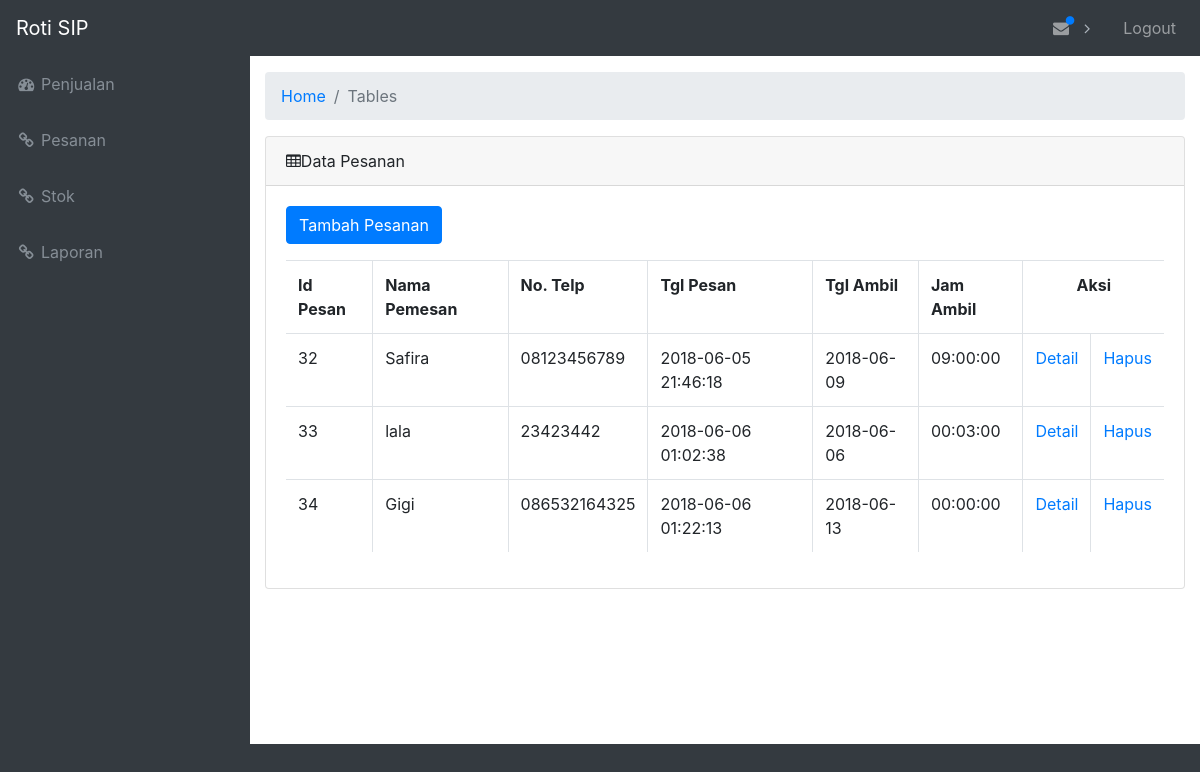
The page /index.php/pesanan on the database its author committed.
### tables this page shows
CREATE TABLE `tabel_pesanan` (
  `id_pesan` int(10) NOT NULL,
  `id_roti` int(11) NOT NULL,
  `nama_pemesan` varchar(30) NOT NULL,
  `no_telp` varchar(13) NOT NULL,
  `jumlah_roti` int(11) NOT NULL,
  `tgl_pesan` timestamp NOT NULL DEFAULT CURRENT_TIMESTAMP ON UPDATE CURRENT_TIMESTAMP,
  `tgl_ambil` date NOT NULL,
  `jam_ambil` time NOT NULL,
  `alamat_antar` varchar(100) DEFAULT NULL,
  `selesai` tinyint(1) DEFAULT NULL
);

### application/controllers/Pesanan.php (called while the page is built, shortened)
<?php
class Pesanan extends CI_Controller{
	function __construct(){
		$this->load->helper(array('url'));
		$this->load->model('Pesanan_model');
	}
	function index(){
		$data = array (
				'data' =>$this->Pesanan_model->get_data());
		$this->load->view('ReadPesanan_view', $data);
	}
}
?>

### index.php (called while the page is built, shortened)
<?php
require_once BASEPATH.'core/CodeIgniter.php';

### application/models/Pesanan_model.php (called while the page is built, shortened)
<?php
class Pesanan_model extends CI_Model {
  function get_data(){
    $query = $this->db->query("SELECT * FROM tabel_pesanan JOIN tabel_roti WHERE tabel_pesanan.id_roti=tabel_roti.id_roti");
    return $query->result();
  }
}
?>

### application/views/ReadPesanan_view.php (the view, shortened to what this page needs)
<!DOCTYPE html>
<html lang="en">
<head>
  <link href="<?php echo base_url ('assets/vendor/bootstrap/css/bootstrap.min.css'); ?>" rel="stylesheet">
  <link href="<?php echo base_url ('assets/vendor/font-awesome/css/font-awesome.min.css');?>" rel="stylesheet" type="text/css">
  <link href="<?php echo base_url ('assets/vendor/datatables/dataTables.bootstrap4.css');?>" rel="stylesheet">
  <link href="<?php echo base_url ('assets/css/sb-admin.css');?>" rel="stylesheet">
</head>
<body class="fixed-nav sticky-footer bg-dark" id="page-top">
  <nav class="navbar navbar-expand-lg navbar-dark bg-dark fixed-top" id="mainNav">
    <a class="navbar-brand" href="<?php echo base_url ();?>Login/Home">Roti SIP</a>
    <div class="collapse navbar-collapse" id="navbarResponsive">
      <?php
        $this->load->view('Menu');
      ?>
      <ul class="navbar-nav ml-auto">
        <li class="nav-item dropdown">
          <a class="nav-link dropdown-toggle mr-lg-2" id="alertsDropdown" href="#" data-toggle="dropdown" aria-haspopup="true" aria-expanded="false">
             <i class="fa fa-fw fa-envelope"></i>
            <span class="indicator text-primary d-none d-lg-block">
              <i class="fa fa-fw fa-circle"></i>
            </span>
          </a>
        </li>
        <li class="nav-item">
          <a class="nav-link" href="<?php echo base_url();?>Login/Logout">Logout</a>
        </li>
      </ul>
    </div>
  </nav>
  <div class="content-wrapper">
    <div class="container-fluid">
      <ol class="breadcrumb">
        <li class="breadcrumb-item">
          <a href="<?php echo base_url();?>Login/Home">Home</a>
        </li>
        <li class="breadcrumb-item active">Tables</li>
      </ol>
      <div class="card mb-3">
        <div class="card-header">
          <i class="fa fa-table"></i>Data Pesanan</div>
        <div class="card-body">
          <div class="table-responsive">
              <p><a class="btn btn-primary" href="<?php echo base_url()?>Pesanan/input">Tambah Pesanan</a></p>
      <p align="center">
      <table class="table table-bordered" id="dataTable" width="100%" cellspacing="0">
        <tr>
          <th>Id Pesan</th>
          <th>Nama Pemesan</th>
          <th>No. Telp</th>
          <th>Tgl Pesan</th>
          <th>Tgl Ambil</th>
          <th>Jam Ambil</th>
          <th colspan="2"> <center> Aksi </center></th>
        </tr>
        <?php
        foreach ($data as $row){ ?>
        <tr>
          <td><?php echo $row->id_pesan;?></td>
          <td><?php echo $row->nama_pemesan;?></td>
          <td><?php echo $row->no_telp;?></td>
          <td><?php echo $row->tgl_pesan;?></td>
          <td><?php echo $row->tgl_ambil;?></td>
          <td><?php echo $row->jam_ambil;?></td>
          <td><a href="<?php echo base_url(); ?>Pesanan/detail/<?php echo $row->id_pesan;?>">Detail</a></td>
          <td><a href="<?php echo base_url(); ?>Pesanan/delete/<?php echo $row->id_pesan;?>">Hapus</a></td>
        </tr>
        <?php
      }?>
      </table>
    </p>
        </div>
          </div>
        </div>
      </div>
    </div>
</body>
</html>

### application/views/Menu.php (shortened to what this page needs)
<ul class="navbar-nav navbar-sidenav" id="exampleAccordion">
        <li class="nav-item" data-toggle="tooltip" data-placement="right" title="Dashboard">
          <a class="nav-link" href="<?php echo base_url();?>Penjualan">
            <i class="fa fa-fw fa-dashboard"></i>
            <span class="nav-link-text">Penjualan</span>
          </a>
        </li>
       <li class="nav-item" data-toggle="tooltip" data-placement="right" title="Link">
          <a class="nav-link" href="<?php echo base_url();?>Pesanan">
            <i class="fa fa-fw fa-link"></i>
            <span class="nav-link-text">Pesanan</span>
          </a>
        </li>
        <li class="nav-item" data-toggle="tooltip" data-placement="right" title="Example Pages">
            <a class="nav-link" href="<?php echo base_url();?>StokSIP">
            <i class="fa fa-fw fa-link"></i>
            <span class="nav-link-text">Stok</span>
          </a>
        </li>
        <li class="nav-item" data-toggle="tooltip" data-placement="right" title="Example Pages">
            <a class="nav-link" href="<?php echo base_url();?>LaporanSIP">
            <i class="fa fa-fw fa-link"></i>
            <span class="nav-link-text">Laporan</span>
          </a>
        </li>
      </ul>

### assets/css/sb-admin.css (style rules this page uses)
html { position: relative; min-height: 100%; }
body { overflow-x: hidden; }
body.sticky-footer { margin-bottom: 56px; }
body.sticky-footer .content-wrapper { min-height: calc(100vh - 56px - 56px); }
body.fixed-nav { padding-top: 56px; }
.content-wrapper { min-height: calc(100vh - 56px); padding-top: 1rem; }
#mainNav .navbar-collapse { overflow: auto; max-height: 75vh; }
#mainNav .navbar-collapse .navbar-nav .nav-item .nav-link { cursor: pointer; }
#mainNav .navbar-collapse .navbar-nav > .nav-item.dropdown > .nav-link { position: relative; min-width: 45px; }
#mainNav .navbar-collapse .navbar-nav > .nav-item.dropdown > .nav-link:after { float: right; width: auto; content: '\f105'; border: none; font-family: 'FontAwesome'; }
#mainNav .navbar-collapse .navbar-nav > .nav-item.dropdown > .nav-link .indicator { position: absolute; top: 5px; left: 21px; font-size: 10px; }
@media (min-width: 992px) { #mainNav .navbar-brand { width: 250px; } }
@media (min-width: 992px) { #mainNav .navbar-collapse { overflow: visible; max-height: none; } }
@media (min-width: 992px) { #mainNav .navbar-collapse .navbar-sidenav { position: absolute; top: 0; left: 0; -webkit-flex-direction: column; -ms-flex-direction: column; flex-direction: column; margin-top: 56px; } }
@media (min-width: 992px) { #mainNav .navbar-collapse .navbar-sidenav > .nav-item { width: 250px; padding: 0; } }
@media (min-width: 992px) { #mainNav .navbar-collapse .navbar-sidenav > .nav-item > .nav-link { padding: 1em; } }
@media (min-width: 992px) { #mainNav .navbar-collapse .navbar-nav > .nav-item.dropdown > .nav-link { min-width: 0; } }
@media (min-width: 992px) { #mainNav .navbar-collapse .navbar-nav > .nav-item.dropdown > .nav-link:after { width: 24px; text-align: center; } }
@media (min-width: 992px) { #mainNav.fixed-top .navbar-sidenav { height: calc(100vh - 112px); } }
.content-wrapper { overflow-x: hidden; background: white; }
@media (min-width: 992px) { .content-wrapper { margin-left: 250px; } }
#mainNav.navbar-dark .navbar-collapse .navbar-sidenav > .nav-item > .nav-link { color: #868e96; }
#mainNav.navbar-dark .navbar-collapse .navbar-nav > .nav-item.dropdown > .nav-link:after { color: #adb5bd; }
@media (min-width: 992px) { #mainNav.navbar-dark .navbar-collapse .navbar-sidenav { background: #343a40; } }

### rows shown on the page
tabel_pesanan: id_pesan "32", nama_pemesan "Safira", no_telp "08123456789", tgl_pesan "2018-06-05 21:46:18", tgl_ambil "2018-06-09", jam_ambil "09:00:00"
tabel_pesanan: id_pesan "33", nama_pemesan "lala", no_telp "23423442", tgl_pesan "2018-06-06 01:02:38", tgl_ambil "2018-06-06", jam_ambil "00:03:00"
tabel_pesanan: id_pesan "34", nama_pemesan "Gigi", no_telp "086532164325", tgl_pesan "2018-06-06 01:22:13", tgl_ambil "2018-06-13", jam_ambil "00:00:00"
